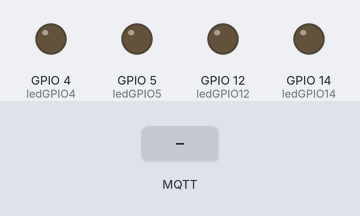
Bench run of a sketch on a simulated ESP8266 (NodeMCU). Shown: output pins drawn as LEDs (lit = HIGH). Inputs (shaded band) come from the test bench. WiFi joins after 1.5 s; servers stay silent unless stated; no MQTT or app messages arrive unless stated; what the sketch prints to the serial monitor is not drawn.

Above: at 2.7 s.
2.8 s: MQTT message "0" arrives on the first subscribed topic
At 3.7 s:
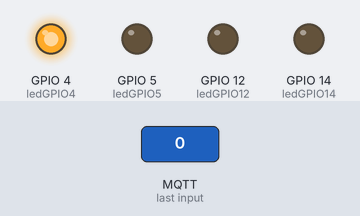
4.3 s: MQTT message "0" arrives on the second subscribed topic
At 4.8 s:
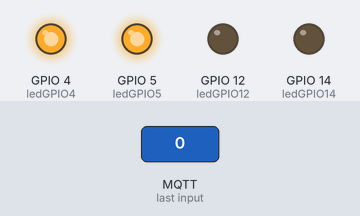
5.8 s: MQTT message "1" arrives on the first subscribed topic
At 7.0 s:
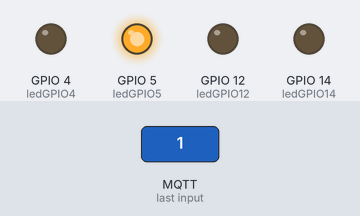
7.3 s: MQTT message "0" arrives on the third subscribed topic
At 8.3 s:
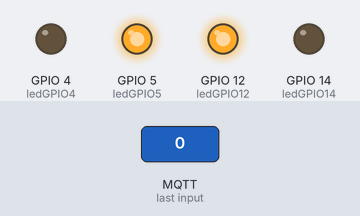
8.8 s: MQTT message "1" arrives on the second subscribed topic
At 9.5 s:
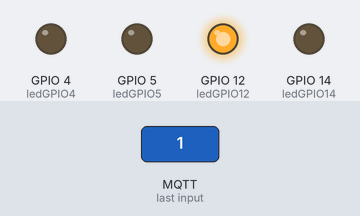
10.3 s: MQTT message "1" arrives on the third subscribed topic
At 10.6 s:
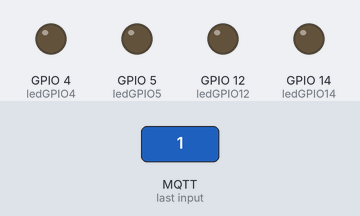
Timing chart, 0 to 12.8 s (numbered marks = the images above; inputs shaded):
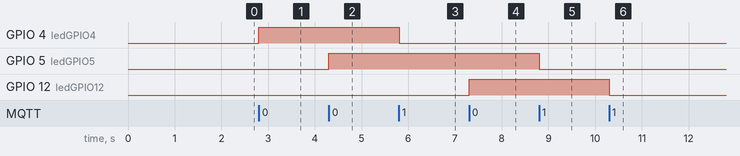

The sketch:

Only_Relay.ino
```cpp
#include <ESP8266WiFi.h>
#include <PubSubClient.h>

const char* ssid = "<SSID>";
const char* password = "<PASSWORD>";

const char* mqtt_server = "<Server IP>";

WiFiClient espClient;
PubSubClient client(espClient);

const int ledGPIO5 = 5;
const int ledGPIO4 = 4;
const int ledGPIO12 = 12;
const int ledGPIO14 = 14;

void setup_wifi() {
  delay(10);
  Serial.println();
  Serial.print("Connecting to ");
  Serial.println(ssid);
  WiFi.begin(ssid, password);
  while (WiFi.status() != WL_CONNECTED) {
    delay(500);
    Serial.print(".");
  }
  Serial.println("");
  Serial.print("WiFi connected - ESP IP address: ");
  Serial.println(WiFi.localIP());
}

void callback(String topic, byte* message, unsigned int length) {
  Serial.print("Message arrived on topic: ");
  Serial.print(topic);
  Serial.print(". Message: ");
  String messageTemp;

  for (int i = 0; i < length; i++) {
    Serial.print((char)message[i]);
    messageTemp += (char)message[i];
  }
  Serial.println();

  if(topic=="esp8266/4"){
      if(messageTemp == "0"){
        digitalWrite(ledGPIO4, HIGH);
        client.publish("esp8266/4/reply", "4-off");
      }
      else if(messageTemp == "1"){
        digitalWrite(ledGPIO4, LOW);
        client.publish("esp8266/4/reply", "4-on");
      }
  }
  if(topic=="esp8266/5"){
      if(messageTemp == "0"){
        digitalWrite(ledGPIO5, HIGH);
        client.publish("esp8266/5/reply", "5-off");
      }
      else if(messageTemp == "1"){
        digitalWrite(ledGPIO5, LOW);
        client.publish("esp8266/5/reply", "5-on");
      }
  }
  if(topic=="esp8266/12"){
      if(messageTemp == "0"){
        digitalWrite(ledGPIO12, HIGH);
        client.publish("esp8266/12/reply", "12-off");
      }
      else if(messageTemp == "1"){
        digitalWrite(ledGPIO12, LOW);
        client.publish("esp8266/12/reply", "12-on");
      }
  }
  if(topic=="esp8266/14"){
      if(messageTemp == "0"){
        digitalWrite(ledGPIO14, HIGH);
        client.publish("esp8266/14/reply", "14-off");
      }
      else if(messageTemp == "1"){
        digitalWrite(ledGPIO14, LOW);
        client.publish("esp8266/14/reply", "14-on");
      }
  }
  Serial.println();
}

void reconnect() {
  while (!client.connected()) {
    Serial.print("Attempting MQTT connection...");
    if (client.connect("ESP8266Client")) {
      Serial.println("connected");
      client.subscribe("esp8266/4");
      client.subscribe("esp8266/5");
      client.subscribe("esp8266/12");
      client.subscribe("esp8266/14");
    } else {
      Serial.print("failed, rc=");
      Serial.print(client.state());
      Serial.println(" try again in 5 seconds");
      delay(5000);
    }
  }
}

void setup() {
  pinMode(ledGPIO4, OUTPUT);
  pinMode(ledGPIO5, OUTPUT);
  pinMode(ledGPIO12, OUTPUT);
  pinMode(ledGPIO14, OUTPUT);

  Serial.begin(115200);
  setup_wifi();
  client.setServer(mqtt_server, 1883);
  client.setCallback(callback);
}

void loop() {
  if (!client.connected()) {
    reconnect();
  }
  if(!client.loop())
    client.connect("ESP8266Client");
}
```

Measured:
- after the input at 2.8 s, GPIO 4 (ledGPIO4): LOW → HIGH at once
- after the input at 4.3 s, GPIO 5 (ledGPIO5): LOW → HIGH at once
- after the input at 5.8 s, GPIO 4 (ledGPIO4): HIGH → LOW at once
- after the input at 7.3 s, GPIO 12 (ledGPIO12): LOW → HIGH at once
- after the input at 8.8 s, GPIO 5 (ledGPIO5): HIGH → LOW at once
- after the input at 10.3 s, GPIO 12 (ledGPIO12): HIGH → LOW at once
